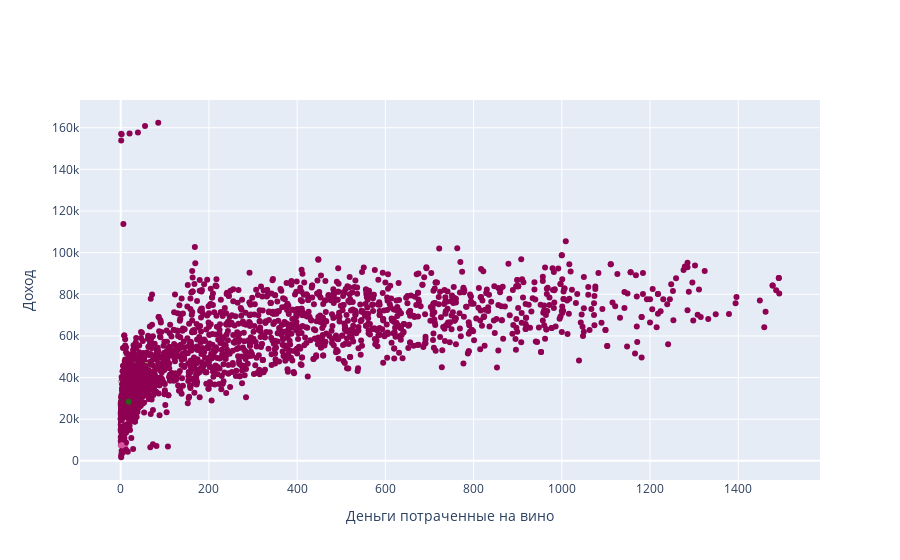

This figure's notebook cell:
### Markdown cell above
## 4 Провести кластеризацию данных с помощью алгоритма DBSCAN

### Code cell
import pandas as pd
from sklearn.cluster import DBSCAN
import plotly.graph_objs as go


model3 = DBSCAN(eps=40, min_samples=5).fit(data)
data["Cluster"] = model3.labels_
fig = go.Figure(data=[go.Scatter(x=data["MntWines"],
                                 y=data["Income"],
                                 mode="markers",
                                 marker_color=data["Cluster"]
                                 )])
fig.update_layout(xaxis_title="Деньги потраченные на вино",
                    yaxis_title="Доход")
fig.show()

dbscan = data.copy()
dbscan["Cluster"] = model3.labels_
dbscan["Cluster"].value_counts()

### Figure 1 — Plotly figure (JSON) as saved in the notebook; plotly's stock layout.template omitted (floating-point values rounded to 4 significant figures; data arrays with more than 128 entries replaced by an {"elided": "..."} marker saying what was removed)
{"data": [{"marker": {"color": {"elided": "2215 int values"}}, "mode": "markers", "type": "scatter", "x": {"elided": "2215 int values"}, "y": {"elided": "2215 int values"}}], "layout": {"xaxis": {"title": {"text": "Деньги потраченные на вино"}}, "yaxis": {"title": {"text": "Доход"}}}}
